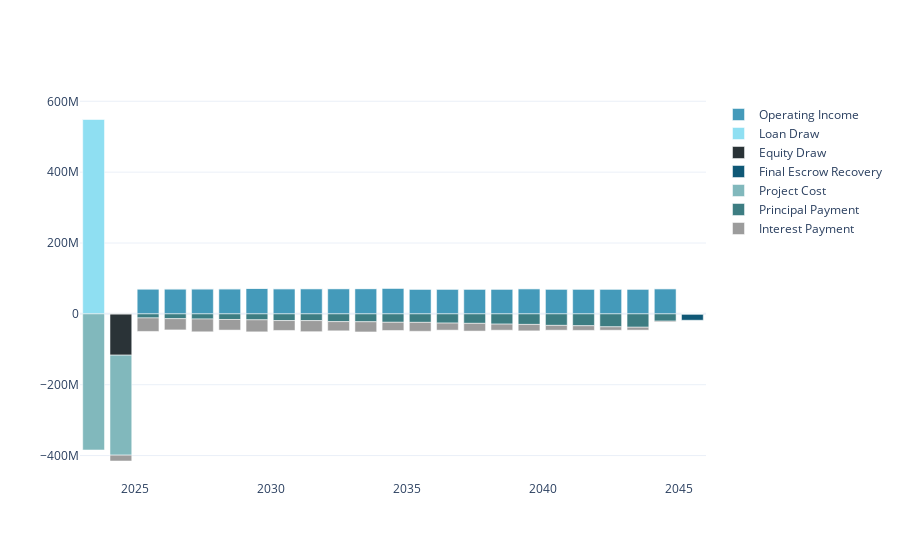

The code cell stored with this chart in its notebook:
### Code cell
row_names = ["Operating Income",  "Loan Draw", "Equity Draw", "Final Escrow Recovery", "Project Cost", "Principal Payment", "Interest Payment"]

traces = []
for ix, rn in enumerate(row_names):
    if ix < 3:
        traces.append(go.Bar(name=rn,x=gm.columns, y=gm.loc[rn]*1 ))
    else:
        traces.append(go.Bar(name=rn,x=gm.columns, y=gm.loc[rn]*-1 ))



fig = go.Figure(data=traces)
# Change the bar mode
fig.update_layout(barmode='relative')
fig.show()
